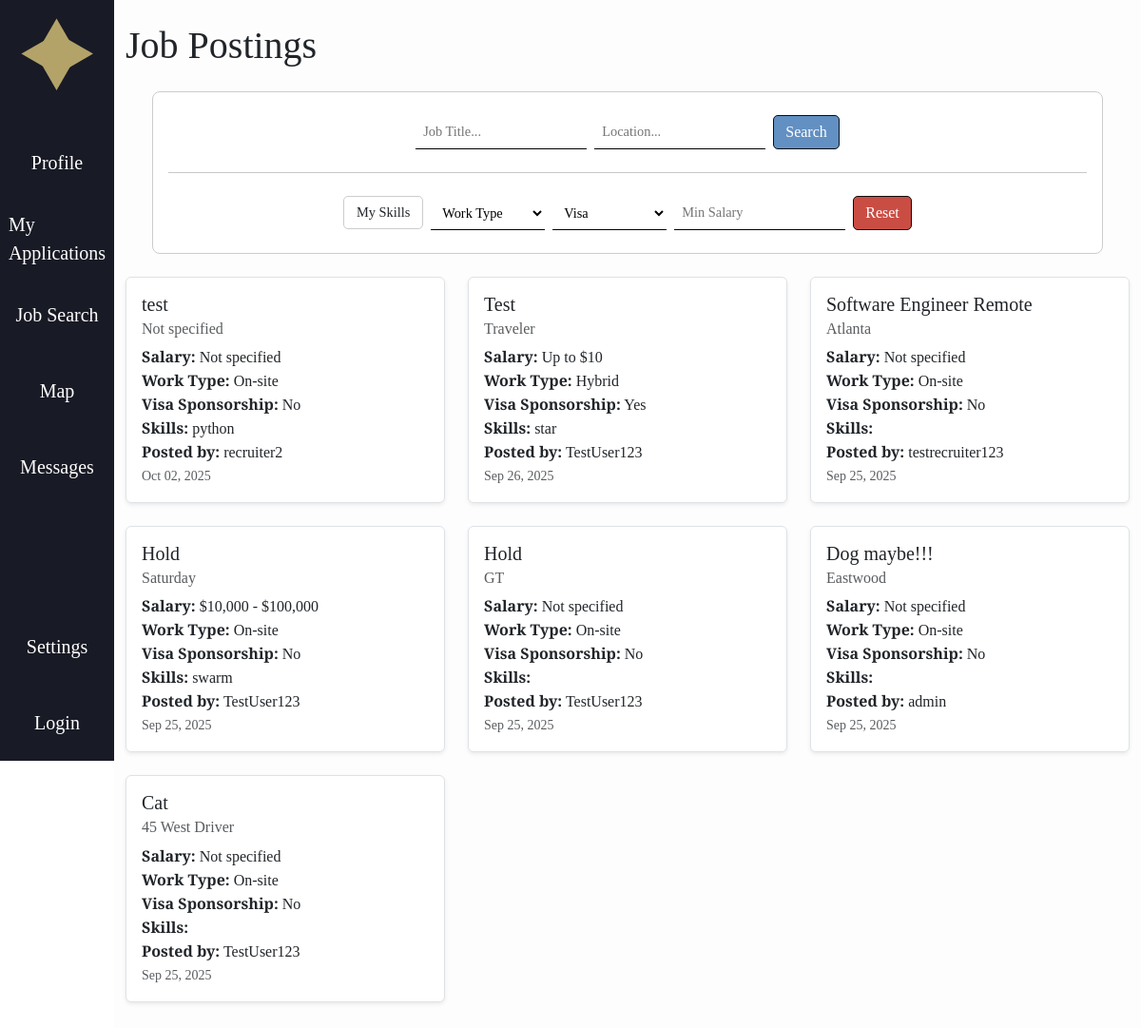
Page /jobs on the committed database.
### jobs/models.py (models this page shows, shortened)
class JobPosting(models.Model):
    REMOTE_CHOICES = [
        ("remote", "Remote"),
        ("onsite", "On-site"),
        ("hybrid", "Hybrid"),
    ]
    VISA_CHOICES = [
        ("yes", "Yes"),
        ("no", "No"),
    ]
    title = models.CharField(max_length=200)
    skills = models.TextField(
        help_text="List required skills, separated by commas",
        default=""
    )
    location = models.CharField(max_length=100, default="Not specified")
    min_salary = models.IntegerField(default=0, help_text="Minimum annual salary (USD)")
    max_salary = models.IntegerField(default=0, help_text="Maximum annual salary (USD)")
    remote_or_onsite = models.CharField(
        max_length=20,
        choices=REMOTE_CHOICES,
        default="onsite"
    )
    visa_sponsorship = models.CharField(
        max_length=3,
        choices=VISA_CHOICES,
        default="no"
    )
    posted_by = models.ForeignKey(User, on_delete=models.CASCADE)
    date_posted = models.DateTimeField(auto_now_add=True)
    @property
    def salary_display(self):
        if self.min_salary and self.max_salary:
            return f"${self.min_salary:,} - ${self.max_salary:,}"
        elif self.min_salary:
            return f"From ${self.min_salary:,}"
        elif self.max_salary:
            return f"Up to ${self.max_salary:,}"
        return "Not specified"

### accounts/models.py (models this page shows, shortened)
class CustomUser(AbstractUser):
    ROLE_CHOICES = (
        ("recruiter", "Recruiter"),
        ("user", "User"),
    )
    role = models.CharField(max_length=20, choices=ROLE_CHOICES, default="user")
    fname = models.CharField(max_length=30, blank=True, default='')
    lname = models.CharField(max_length=30, blank=True, default='')
    headline = models.CharField(max_length=255, blank=True, default='')
    skills = models.TextField(blank=True, default='')
    education = models.TextField(blank=True, default='')
    work_experience = models.TextField(blank=True, default='')
    location = models.CharField(max_length=255, blank=True, default='')
    links = models.TextField(blank=True, default='')
    show_headline = models.BooleanField(default=True)
    show_skills = models.BooleanField(default=True)
    show_education = models.BooleanField(default=True)
    show_work_experience = models.BooleanField(default=True)
    show_location = models.BooleanField(default=True)
    show_links = models.BooleanField(default=True)

### home/views.py (the view)
# urls.py: path('jobs', views.jobs, name='home.jobs'),
def jobs(request):
    user = request.user
    titlequery = request.GET.get("titlequery")
    locationquery = request.GET.get("locationquery")
    skillsquery = request.GET.get("skillsquery")
    remote = request.GET.get("remote")
    visa = request.GET.get("visa")
    minsalary = request.GET.get("minsalary")
    maxsalary = request.GET.get("maxsalary")
    jobs = JobPosting.objects.all().order_by('-date_posted')
    if titlequery:
        jobs = jobs.filter(title__icontains=titlequery)
    if locationquery:
        jobs = jobs.filter(location__icontains=locationquery)
    if skillsquery == "true" and user.is_authenticated:
        skill_list = [s.strip() for s in user.skills.split(",") if s.strip()]  # split the text field into list
        q = Q()
        for skill in skill_list:
            q |= Q(skills__icontains=skill)  # assuming JobPosting.skills is also a text field
        jobs = jobs.filter(q)
    if remote:
        jobs = jobs.filter(remote_or_onsite__icontains=remote)
    if visa:
        jobs = jobs.filter(visa_sponsorship__icontains=visa)
    if minsalary:
        jobs = jobs.filter(min_salary__gte=int(minsalary))
    if maxsalary:
        jobs = jobs.filter(max_salary__lte=int(maxsalary))
    return render(request, 'home/jobs.html', {'jobs': jobs})

### jobble/context_processors.py (called while the page is built, shortened)
def user_template(request):
    return {"base_template": "base.html"}           # default for anonymous users

### home/templates/home/jobs.html (shortened to what this page needs)
{% extends base_template %}
{% load static %}
{% block content %}
<div class="container py-4">
  <h1 class="mb-4">Job Postings</h1>
  <form class="job-search" action="{% url 'home.jobs' %}" method="get">
    <div class="job-search-main">
      <input name="titlequery" type="text" placeholder="Job Title..."
             value="{{ request.GET.titlequery }}">
      <input name="locationquery" type="text" placeholder="Location..."
             value="{{ request.GET.locationquery }}">
      <button type="submit" id="job-search-submit">Search</button>
    </div>
    <hr>
    <div class="job-search-filters">
      <label class="checkbox-box">
        <span>My Skills</span>
      </label>
      <select name="remote" id="remote">
          <option value="">Work Type</option>
      </select>
      <select name="visa" id="visa">
          <option value="">Visa</option>
      </select>
      <input type="number" name="minsalary" id="minsalary" placeholder="Min Salary"
             value="{{ request.GET.minsalary }}">
      <a id="job-search-reset" href="{% url 'home.jobs' %}">Reset</a>
    </div>
  </form>
  <div class="row">
    {% for job in jobs %}
      <div class="col-md-6 col-lg-4 mb-4">
        <div class="card shadow-sm h-100">
          <div class="card-body">
            <h5 class="card-title">{{ job.title }}</h5>
            <h6 class="card-subtitle mb-2 text-muted">{{ job.location }}</h6>
            <p class="card-text">
              <strong>Salary:</strong> {{ job.salary_display }} <br>
              <strong>Work Type:</strong> {{ job.get_remote_or_onsite_display }} <br>
              <strong>Visa Sponsorship:</strong> {{ job.get_visa_sponsorship_display }} <br>
              <strong>Skills:</strong> {{ job.skills }} <br>
              <strong>Posted by:</strong> {{ job.posted_by.username }} <br>
              <small class="text-muted">{{ job.date_posted|date:"M d, Y" }}</small>
            </p>
          </div>
        </div>
      </div>
    {% empty %}
      <p>There are currently no jobs available.</p>
    {% endfor %}
  </div>
</div>
{% endblock content %}

### jobble/static/css/style.css (style rules this page uses)
* { font-family: "DM Serif Text", serif; font-weight: 400; font-style: normal; }
body { overflow-x: hidden; }
h1 { font-size: 36px; }
.job-search { max-width: 1000px; margin: 1.5rem auto; padding: 1rem; border: 1px solid #ccc; border-radius: 8px; background-color: #fff; }
.job-search-main { display: flex; flex-wrap: wrap; justify-content: center; gap: 0.5rem; padding: 0.5rem; background-color: #fff; border-radius: 5px; }
.job-search-filters { display: flex; flex-wrap: wrap; justify-content: center; gap: 0.5rem; padding: 0.5rem; background-color: #fff; border-radius: 5px; }
.job-search-main input, .job-search-filters input, .job-search-filters select { border: none; background: transparent; outline: none; padding: 0.3rem 0.5rem; min-width: 120px; max-width: 180px; font-size: 0.9rem; border-bottom: 1px solid black; }
#job-search-submit { background-color: #6290C3; color: white; border: 1px solid rgb(14, 13, 13); border-radius: 5px; height: 36px; padding: 0 0.75rem; cursor: pointer; transition: all 0.2s ease !important; }
#job-search-reset { background-color: #ca4d44; color: white; border: 1px solid rgb(14, 13, 13); border-radius: 5px; height: 36px; padding: 0 0.75rem; cursor: pointer; transition: all 0.2s ease !important; text-decoration: none; display: inline-flex; align-items: center; justify-content: center; }
.card { border: 1.5px solid #dee2e6 !important; }
.checkbox-box { display: inline-block; position: relative; cursor: pointer; font-size: 0.9rem; user-select: none; }
.checkbox-box span { display: inline-block; padding: 0.35rem 0.8rem; border: 1.5px solid #ccc; border-radius: 5px; background-color: #fff; transition: all 0.2s ease; }

### rows in the picture
JobPosting: title "test", location "Not specified", salary_display "Not specified", remote_or_onsite "On-site", visa_sponsorship "No", skills "python", posted_by.username "recruiter2", date_posted "Oct 02, 2025"
JobPosting: title "Test", location "Traveler", salary_display "Up to $10", remote_or_onsite "Hybrid", visa_sponsorship "Yes", skills "star", posted_by.username "TestUser123", date_posted "Sep 26, 2025"
JobPosting: title "Software Engineer Remote", location "Atlanta", salary_display "Not specified", remote_or_onsite "On-site", visa_sponsorship "No", posted_by.username "testrecruiter123", date_posted "Sep 25, 2025"
JobPosting: title "Hold", location "Saturday", salary_display "$10,000 - $100,000", remote_or_onsite "On-site", visa_sponsorship "No", skills "swarm", posted_by.username "TestUser123", date_posted "Sep 25, 2025"
JobPosting: title "Hold", location "GT", salary_display "Not specified", remote_or_onsite "On-site", visa_sponsorship "No", posted_by.username "TestUser123", date_posted "Sep 25, 2025"
JobPosting: title "Dog maybe!!!", location "Eastwood", salary_display "Not specified", remote_or_onsite "On-site", visa_sponsorship "No", posted_by.username "admin", date_posted "Sep 25, 2025"
JobPosting: title "Cat", location "45 West Driver", salary_display "Not specified", remote_or_onsite "On-site", visa_sponsorship "No", posted_by.username "TestUser123", date_posted "Sep 25, 2025"
